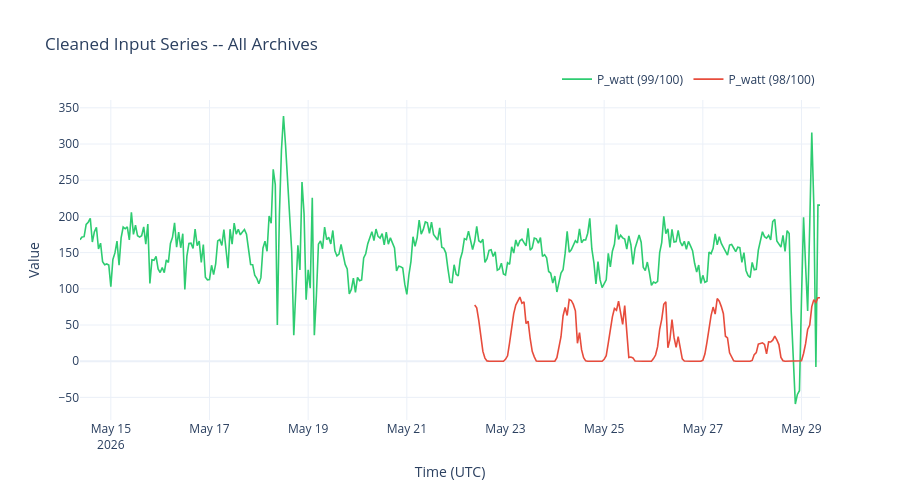

The notebook cell saved with this chart:
### Code cell
ok_rows = [r for r in BATCH_RESULTS if r['pipeline_result'] is not None]

if not ok_rows:
    print('No pipeline results to plot.')
else:
    pal = ['#2ecc71','#e74c3c','#9b59b6','#f39c12','#1abc9c',
           '#3498db','#e67e22','#1a5276','#7d3c98','#117a65']
    fig_all = go.Figure()
    for i, r in enumerate(ok_rows):
        res   = r['pipeline_result']
        tag   = r['input_ref']
        df_cl = pd.DataFrame(res.cleaned_data)
        df_cl['ts'] = pd.to_datetime(df_cl['timestamp'], utc=True).dt.tz_convert(None)
        if tag not in df_cl.columns:
            continue
        fig_all.add_trace(go.Scatter(
            x=df_cl['ts'], y=df_cl[tag].astype(float), mode='lines',
            name=f"{r['short_model']} ({r['score']:.0f}/100)",
            line=dict(color=pal[i % len(pal)], width=1.6)))
    fig_all.update_layout(title='Cleaned Input Series -- All Archives',
        xaxis_title='Time (UTC)', yaxis_title='Value',
        hovermode='x unified', template='plotly_white', height=500,
        legend=dict(orientation='h', yanchor='bottom', y=1.02, xanchor='right', x=1))
    fig_all.show()

### Figure 1 — Plotly figure (JSON) as saved in the notebook; plotly's stock layout.template omitted (floating-point values rounded to 4 significant figures; data arrays with more than 128 entries replaced by an {"elided": "..."} marker saying what was removed)
{"data": [{"line": {"color": "#2ecc71", "width": 1.6}, "mode": "lines", "name": "P_watt (99/100)", "type": "scatter", "x": {"elided": "361 str values"}, "y": {"elided": "361 float values"}}, {"line": {"color": "#e74c3c", "width": 1.6}, "mode": "lines", "name": "P_watt (98/100)", "type": "scatter", "x": {"elided": "169 str values"}, "y": {"elided": "169 float values"}}], "layout": {"height": 500, "hovermode": "x unified", "legend": {"orientation": "h", "x": 1, "xanchor": "right", "y": 1.02, "yanchor": "bottom"}, "title": {"text": "Cleaned Input Series -- All Archives"}, "xaxis": {"title": {"text": "Time (UTC)"}}, "yaxis": {"title": {"text": "Value"}}}}
